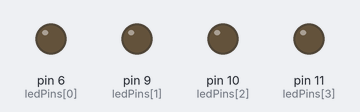
The sketch below on a simulated Arduino Uno, built with avr-gcc and run on an emulated ATmega328P. Shown: output pins drawn as LEDs (lit = HIGH).

Above: at 0.05 s.
At 0.55 s:
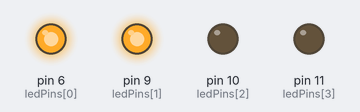
At 0.8 s:
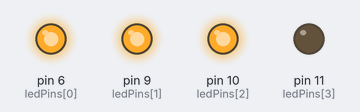
At 1.05 s:
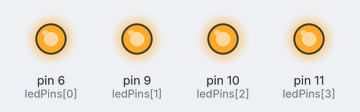
At 1.5 s:
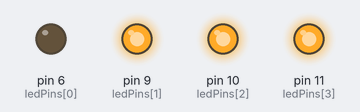
At 2.05 s:
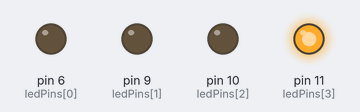
Timing chart, 0 to 4.8 s (numbered marks = the images above):
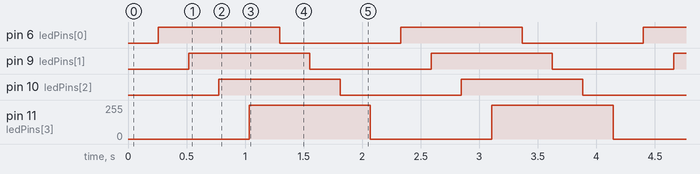

The sketch:

PwmLed.ino
```cpp
/*
  Example sketch PwmLed.ino version 7.01.
  From Kjell & Company's book "Hur funkar Arduino?" version 7.01.
  From Kjell & Company's book "Hvordan virker Arduino?" version 7.01.

  This code is in the public domain.
*/


const byte ledPins[4] = {6, 9, 10, 11};

void setup() {

  // Use GPIO pin 6, 9, 10 and 11 as output
  for(int i = 0; i <= 3; i++){
    pinMode(ledPins[i], OUTPUT);
  }
}

void loop() {
  // Fade up LED
  for(int i = 0; i <= 3; i++){
    for(int j = 0; j <= 255; j++){
      analogWrite(ledPins[i], j);
      delay(1);
    }
  }

  // Fade down LED
  for(int i = 0; i <= 3; i++){
    for(int j = 255; j >= 0; j--){
      analogWrite(ledPins[i], j);
      delay(1);
    }
  }
}
```

Measured:
- by itself, pin 6 (ledPins[0]), pin 9 (ledPins[1]), pin 10 (ledPins[2]): alternates HIGH for 1.0 s and LOW for 1.0 s
- by itself, pin 11 (ledPins[3]): alternates 255/255 for 1.0 s and 0/255 for 1.0 s
